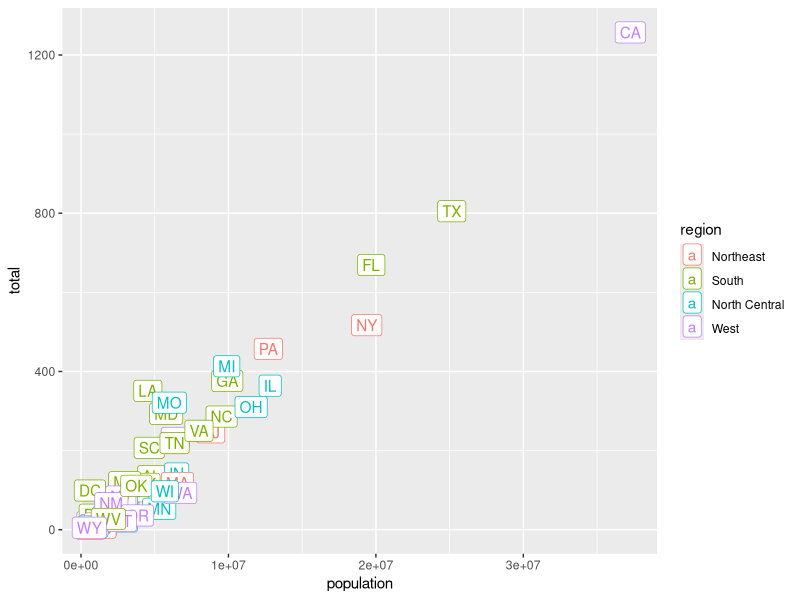
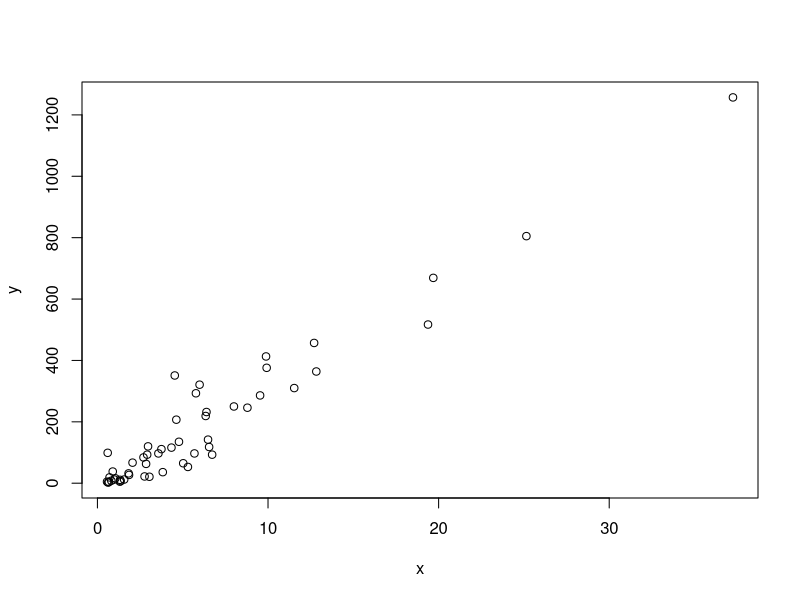
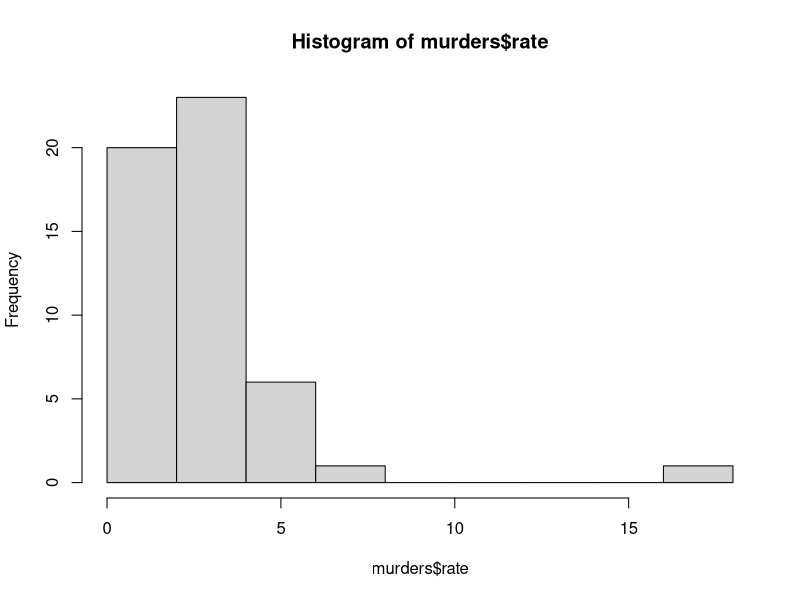
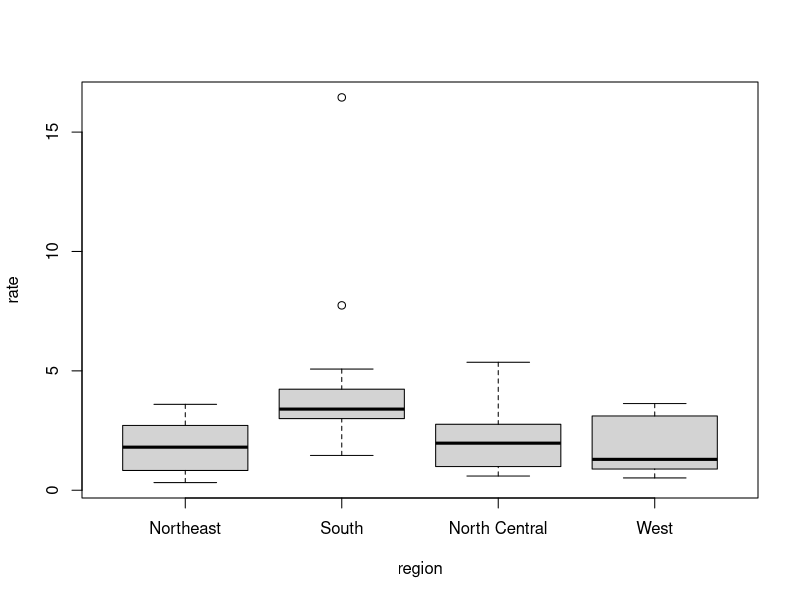
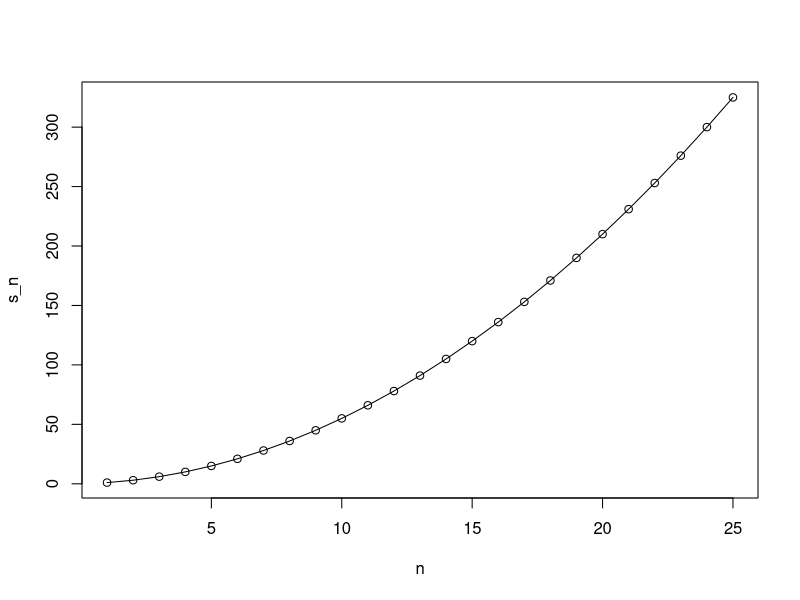
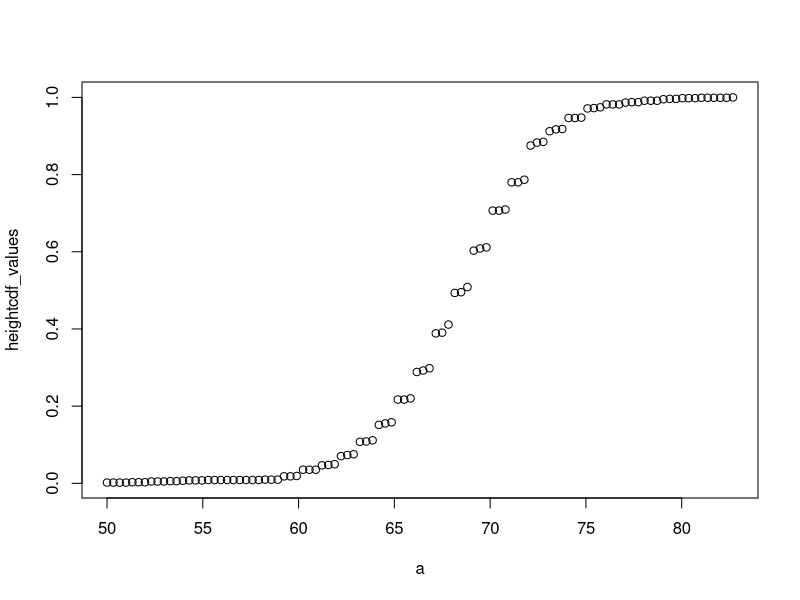
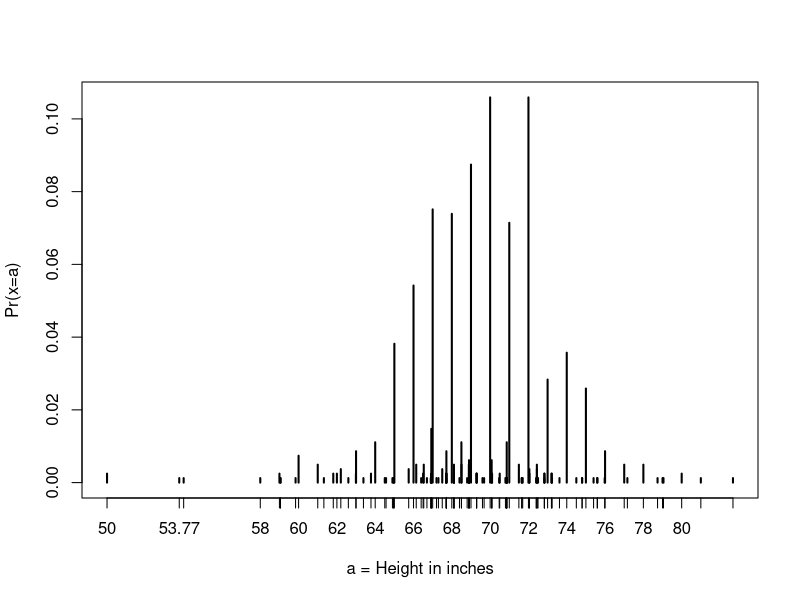
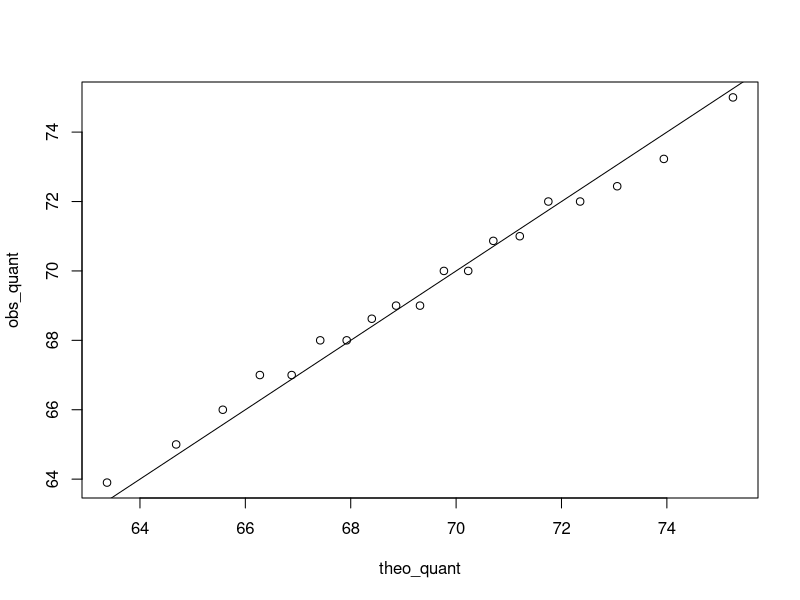

The R source for these figures, in order:
## ---- chunk 1
library(tidyverse)
library(dslabs)

data(murders)

murders %>%
  ggplot(aes(population, total, label = abb, color =region)) +
  geom_label()
## ---- chunk 2
a = 1
b = 1
c = -1

(-b + sqrt(b^2-4*a*c))/(2*a)
(-b - sqrt(b^2-4*a*c))/(2*a)
## ---- chunk 3
log(exp(1))
## ---- chunk 4
#help(log)
## ---- chunk 5
args(log)
## ---- chunk 6
class(murders)
str(murders)
head(murders)
pop = murders$population
length(pop)
## ---- chunk 7
class(murders$state)
## ---- chunk 8
z = 3 == 2
z
class(z)
## ---- chunk 9
levels(murders$region)
table(murders$region)
## ---- chunk 10
codes = c(380,124,818)
country = c("italy", "canada","egypt")
names(codes) = country
codes2 = c(italy = 380, canada = 124, egypt = 818)
codes
codes2
## ---- chunk 11
seq(1,10)
1:10
seq(1,100,10)
## ---- chunk 12
codes[2]
codes[c(1,3)]
codes["canada"]
codes[c("egypt","italy")]
## ---- chunk 13
x = c(1,"canada",3)
x
## ---- chunk 14
x = 1:5
x
y = as.character(x)
y
as.numeric(y)
## ---- chunk 15
x = c("1", "b", "2")
as.numeric(x)
## ---- chunk 16
sort(murders$total)
order(murders$total)
index = order(murders$total)
murders$abb[index]
## ---- chunk 17
max(murders$total)
which.max(murders$total)
i_max = which.max(murders$total)
murders$state[i_max]
## ---- chunk 18
x = c(31,4,15,92,65)
rank(x)
## ---- chunk 19
x = c(31,4,15,92,65)
sortx = sort(x)
orderx = order(x)
rankx = rank(x)
sorderank = matrix(c(x,sortx,orderx,rankx), ncol = 4)
colnames(sorderank) = c("original", "sort", "order", "rank")
rownames(sorderank) = c(" "," "," "," "," ")
sorderank
## ---- chunk 20
murders$state[which.max(murders$population)]
## ---- chunk 21
height = c(12,23,15,32,42,26,51,10)
height * 2.54
## ---- chunk 22
murder_rate = murders$total/murders$population*100000
murders$state[order(murder_rate, decreasing = T)]
## ---- chunk 23
index = murder_rate <= .71
index
murders$state[index]
sum(index)
## ---- chunk 24
west = murders$region == "West"
safe = murder_rate <= 1
index = safe & west
murders$state[index]
## ---- chunk 25
x = c(FALSE, TRUE, FALSE, TRUE, TRUE, FALSE)
which(x)
index = match(c("New York","Florida","Texas"), murders$state)
index
murders$state[index]
x = c("a","b","c","d","e")
y = c("a","d","f")
y %in% x
c("Boston", "Dakota", "Washington") %in% murders$state
## ---- chunk 26
library(dplyr)
## ---- chunk 27
murders = mutate(murders, rate = total/population*100000)
head(murders)
filter(murders, rate <= .71)
new_table = select(murders, state, region, rate)
filter(new_table, rate <= .71)
## ---- chunk 28
murders %>% select(state, region, rate) %>% filter(rate <= .71)
## ---- chunk 29
grades = data.frame(names = c("John", "Juan", "Jean","Yao"),exam_1 = c(95,80,90,85),exam_2 = c(90,85,85,90), stringsAsFactors = F)
grades
## ---- chunk 30
x = murders$population / 10^6
y = murders$total
plot(x,y)

hist(murders$rate)

boxplot(rate~region, data=murders)
## ---- chunk 31
ind = which.min(murder_rate)
if(murder_rate[ind] < .5) {
  print(murders$state[ind])
} else {
  print("No state has murder rate that low")
}

if(murder_rate[ind] < .25) {
  print(murders$state[ind])
} else {
  print("No state has murder rate that low")
}
## ---- chunk 32
a=0
ifelse(a > 0,1/a, NA)
a=5
ifelse(a > 0,1/a, NA)
a = c(0,1,2,-4,5)
ifelse(a > 0,1/a, NA)
## ---- chunk 33
data(na_example)
sum(is.na(na_example))
no_nas = ifelse(is.na(na_example),0,na_example)
## ---- chunk 34
z = c(T,T,F)
z2 = c(F,F,F)
z3 = c(T,T,T)
any(z)
all(z)
any(z2)
all(z2)
any(z3)
all(z3)
## ---- chunk 35
avg = function(x){
  s = sum(x)
  n = length(x)
  s/n
}
avg(c(1,2,3,4,5,6,7))

x = 1:100
identical(mean(x),avg(x))
## ---- chunk 36
avg2 = function(x, arithmetic = T){
  n = length(x)
  ifelse(arithmetic, sum(x)/n, prod(x)^(1/n))
}
avg2(1:10)
avg2(1:10, F)
## ---- chunk 37
compute_s_n = function(n){
  x = 1:n
  sum(x)
}
compute_s_n(3)
compute_s_n(100)
## ---- chunk 38
for(i in 1:5){
  print(i)
}
i
## ---- chunk 39
m = 25
#create an empty vector
s_n = vector(length=m)
for(n in 1:m){
  s_n[n]=compute_s_n(n)
}
n = 1:m
plot(n,s_n)
lines(n,(n*(n+1))/2)
## ---- chunk 40
library(dslabs)
data(heights)
head(heights)

prop.table(table(heights$sex))
## ---- chunk 41
a <- seq(min(heights$height), max(heights$height), length = 100)    
heightcdf_function <- function(x) {    
  mean(heights$height <= x)
}
heightcdf_values <- sapply(a, heightcdf_function)
plot(a, heightcdf_values)
heightcdf_function(72)
## ---- chunk 42
library(tidyverse)
library(dslabs)
data(heights)
index = heights$sex=="Male"
x = heights$height[index]

average = sum(x)/length(x)
sd = sqrt(sum((x-average)^2)/length(x))

average2 = mean(x)
sd2 = sd(x)

c(average = average2, sd = sd2)
## ---- chunk 43
z = scale(x)
head(z)
## ---- chunk 44
mean(abs(z) < 2)
## ---- chunk 45
x = heights %>% filter(sex == "Male") %>% pull(height)
1-pnorm(70.5,mean(x),sd(x))
## ---- chunk 46
plot(prop.table(table(x)), xlab = "a = Height in inches", ylab = "Pr(x=a)")

mean(x <= 68.5) - mean(x <= 67.5)
mean(x <= 69.5) - mean(x <= 68.5)
mean(x <= 70.5) - mean(x <= 69.5)

pnorm(68.5, mean(x), sd(x)) - pnorm(67.5, mean(x), sd(x))
pnorm(69.5, mean(x), sd(x)) - pnorm(68.5, mean(x), sd(x))
pnorm(70.5, mean(x), sd(x)) - pnorm(69.5, mean(x), sd(x))
## ---- chunk 47
mean(x <= 70.9) - mean(x <= 70.1)
pnorm(70.9, mean(x), sd(x)) - pnorm(70.1, mean(x), sd(x))
## ---- chunk 48
summary(heights$height)
p = seq(.01,.99,.01)
percentiles = quantile(heights$height, p)
percentiles[names(percentiles) == "25%"]
percentiles[names(percentiles) == "75%"]
quantile(heights$height, .12)
## ---- chunk 49
pnorm(-1.96)
qnorm(0.025)
qnorm(pnorm(1.34234252))
## ---- chunk 50
p = seq(.01,.99,.01)
theor_quant = qnorm(p,69,3)
## ---- chunk 51
index = heights$sex == "Male"
x = heights$height[index]
z = scale(x)
p = seq(.05,.95,.05)
obs_quant = quantile(x,p)
theo_quant = qnorm(p, mean(x),sd(x))
plot(theo_quant, obs_quant)
abline(0,1)
## ---- chunk 52
library(tidyverse)
library(dslabs)
data(murders)

p = ggplot(data=murders) # Method 1
p = murders %>% ggplot() # Method 2
class(p)
## ---- chunk 53
murders %>% ggplot() + geom_point(aes(x=population/10^6, total))
## ---- chunk 54
p = ggplot(data=murders)
p + geom_point(aes(population/10^6, total)) + geom_text(aes(population/10^6, total, label = abb))
## ---- chunk 55
#Changes Size Of Points
p + geom_point(aes(population/10^6, total), size = 3) +
  geom_text(aes(population/10^6, total, label = abb))

#Moves Text Labels to the Right
p + geom_point(aes(population/10^6, total), size = 3) +
  geom_text(aes(population/10^6, total, label = abb), nudge_x = 1)

#Simplify Code by Adding a Global Aesthetic
p <- murders %>% ggplot(aes(population/10^6, total, label = abb))
p + geom_point(size = 3) +
  geom_text(nudge_x = 1.5)

#Local Aesthetic Overrides Global Aesthetics
p + geom_point(size = 3) +
  geom_text(aes(x = 10, y = 800, label = "Hello there!"))
## ---- chunk 56

p <- murders %>% #Globally define p
  ggplot(aes(population/10^6, total, label = abb)) + #Add points with label
  geom_text(nudge_x = 0.075) + # Slightly move the labels
  scale_x_log10() + #Scale the x-axis
  scale_y_log10() + #Scale the y-axis
  xlab("Population in millions (log scale)") + #Add x-label
  ylab("Total number of murders (log scale)") + #Add y-label
  ggtitle("US Gun Murders in 2010") #Add plot title

r <- murders %>% #Define the murder rate
    summarize(rate = sum(total) / sum(population) * 10^6) %>%
    pull(rate)
p + 
    geom_abline(intercept = log10(r), lty = 2, color = "darkgrey") + #Adding dark gray, dashed line
    geom_point(aes(col = region), size = 3) + #Resize the points, color by region, and add legend
    scale_color_discrete(name = "Region") #Retitle the legend
## ---- chunk 57
library(ggrepel)
library(ggthemes)
## ---- chunk 58
install.packages("ggthemes")
install.packages("ggrepel")
library(ggrepel)
library(ggthemes)
p + theme_economist()
p + theme_fivethirtyeight()
## ---- chunk 59
murders %>%
    ggplot(aes(population/10^6, total, label = abb)) +
    geom_abline(intercept = log10(r), lty = 2, color = "darkgrey") +
    geom_point(aes(col = region), size = 3) +
    geom_text_repel() +
    scale_x_log10() +
    scale_y_log10() +
    xlab("Population in millions (log scale)") +
    ylab("Total number of murders (log scale)") +
    ggtitle("US Gun Murders in 2010") +
    scale_color_discrete(name = "Region") +
    theme_economist()
## ---- chunk 60
data(heights)
p = heights %>%
  filter(sex == "Male") %>%
  ggplot(aes(x=height))

p + geom_histogram(binwidth = 1, fill = "blue", col = "black") +
  xlab("Male heights in inches") +
  ggtitle("Histogram")
## ---- chunk 61
p = heights %>%
  filter(sex == "Male") %>%
  ggplot(aes(x=height))

p + geom_density(fill = "blue")

heights %>%
ggplot(aes(height, grou = sex, color = sex, fill = sex)) +
geom_density(alpha = .2)
## ---- chunk 62
#Basic qq plot
p = heights %>% filter(sex == "Male") %>%
  ggplot(aes(sample = height))
p + geom_qq()

#qq plot with normal dist
params = heights %>%
  filter(sex == "Male") %>%
  summarize(mean = mean(height), sd = sd(height))
p + geom_qq(dparams = params) + geom_abline()

#qq plots of scaled data against the standard normal
heights %>%
  ggplot(aes(sample = scale(height))) +
  geom_qq() +
  geom_abline()
## ---- chunk 63
library(gridExtra)
p = heights %>% filter(sex == "Male") %>% ggplot(aes(x=height))
p1 = p +geom_histogram(binwidth = 1, fill = "blue", col = "black")
p2 = p +geom_histogram(binwidth = 2, fill = "blue", col = "black")
p3 = p +geom_histogram(binwidth = 3, fill = "blue", col = "black")

grid.arrange(p1,p2,p3, ncol = 3)
## ---- chunk 64
data(heights)

s = heights %>%
  filter(sex == "Male") %>%
  summarize(average = mean(height), standard_deviation = sd(height))
s$average
s$standard_deviation

heights %>%
  filter(sex == "Male")%>%
  summarize(median = median(height),
            minimum = min(height),
            maximum = max(height))
## ---- chunk 65
data(murders)

#This is incorrect mean murders because it doesn't weight by population
murders = murders %>% mutate(murder_rate = total/population*100000)
summarize(murders, mean(murder_rate))

#Calculate rate using a data frame
us_murder_rate = murders %>%
  summarize(rate = sum(total)/sum(population)*100000)
us_murder_rate

#Using dot placeholder to access rate
us_murder_rate %>% .$rate

#extract rate with one pipe
us_murder_rate = murders %>%
  summarize(rate = sum(total)/sum(population) * 100000) %>%
  .$rate
## ---- chunk 66
data(heights)
data(murders)

#Group heights by male and female
heights %>%
  group_by(sex) %>%
  summarize(average = mean(height), standard_deviation = sd(height))

#Group median murders by region
murders = murders %>%
  mutate(murder_rate = total/population*100000)
murders %>%
  group_by(region) %>%
  summarize(mediate_rate = median(murder_rate))
## ---- chunk 67
murders = murders %>%
  mutate(murder_rate = total/population *100000)

#Arrange by population column
murders %>% arrange(population) %>% head()

#Arrange by murder rate
murders %>% arrange(murder_rate) %>% head()

#Arrange by murder rate in descending order
murders %>% arrange(desc(murder_rate)) %>% head()

#Arrange by region alphabetically, then by murder rate within each region
murders %>% arrange(region, murder_rate) %>% head()

#Show the top 10 states with the highest murder rate, not ordered by rate
murders %>% top_n(10, murder_rate)

#Show the top 10 states with the highest murder rate, ordered by rate
murders %>% arrange(desc(murder_rate)) %>% top_n(10)
## ---- chunk 68
install.packages("tidyverse")
library(dslabs)
library(tidyverse)
data(gapminder)
head(gapminder)

gapminder %>%
  filter(year == 2015 & country %in% c("Sri Lanka", "Turkey")) %>%
  select(country, infant_mortality)
## ---- chunk 69
ds_theme_set()
filter(gapminder, year == 1962) %>%
  ggplot(aes(fertility, life_expectancy, color = continent)) +
  geom_point()
## ---- chunk 70
#facet by continent and year
filter(gapminder, year %in% c(1962, 2012)) %>%
  ggplot(aes(fertility, life_expectancy, col = continent)) +
  geom_point() +
  facet_grid(continent ~ year)

#facet by year
filter(gapminder, year %in% c(1962, 2012)) %>%
  ggplot(aes(fertility, life_expectancy, col = continent)) +
  geom_point() +
  facet_grid(. ~ year)

#facet by year, plots wrapped in multiple rows
years = c(1962, 1970, 1980, 1990, 2000, 2012)
continents = c("Europe", "Asia")
gapminder %>%
  filter(year %in% years & continent %in% continents) %>%
  ggplot(aes(fertility, life_expectancy, col = continent)) +
  geom_point() +
  facet_wrap(~year)
## ---- chunk 71
gapminder %>%
  filter(country == "United States") %>%
  ggplot(aes(year, fertility)) +
  geom_point()

gapminder %>%
  filter(country == "United States") %>%
  ggplot(aes(year, fertility)) +
  geom_line()
## ---- chunk 72
countries = c("South Korea","Germany")
gapminder %>% filter(country %in% countries) %>%
  ggplot(aes(year,fertility, group = country, col = country)) +
  geom_line()
## ---- chunk 73
labels = data.frame(country = countries, x = c(1975,1965), y = c(60,72))
gapminder %>% filter(country %in% countries) %>%
  ggplot(aes(year, life_expectancy, col = country)) +
  geom_line() +
  geom_text(data=labels, aes(x,y, label = country), size = 5) +
  theme(legend.position = "none")
## ---- chunk 74
gapminder = gapminder %>%
  mutate(dollars_per_day = gdp/population/365)

#histogram of dollars per day
past_year = 1970
gapminder %>%
  filter(year == past_year & !is.na(gdp)) %>%
  ggplot(aes(dollars_per_day)) +
  geom_histogram(binwidth = 1, color = "black")

#repeat with log2 scaled data
gapminder %>%
  filter(year == past_year & !is.na(gdp)) %>%
  ggplot(aes(log2(dollars_per_day))) +
  geom_histogram(binwidth = 1, color = "black")

#repeat with log2 scaled x-axis
gapminder %>%
  filter(year == past_year & !is.na(gdp)) %>%
  ggplot(aes(dollars_per_day)) +
  geom_histogram(binwidth = 1, color = "black") +
  scale_x_continuous(trans = "log2")
## ---- chunk 75
gapminder = gapminder %>%
  mutate(dollars_per_day = gdp/population/365)

#number of regions
length(levels(gapminder$region))

#create boxplot and rotate x-axis text
past_year = 1970
p = gapminder %>%
  filter(year == past_year & !is.na(gdp)) %>%
  ggplot(aes(region, dollars_per_day))
p + geom_boxplot() +
  theme(axis.text.x = element_text(angle = 90, hjust =1))
## ---- chunk 76
fac = factor(c("Asia", "Asia", "West", "West", "West"))
levels(fac)

value = c(10, 11, 12, 6, 4)
fac = reorder(fac, value, FUN = mean)
levels(fac)
## ---- chunk 77
p = gapminder %>%
  filter(year == past_year & !is.na(gdp)) %>%
  mutate(region = reorder(region, dollars_per_day, FUN = median)) %>%
  ggplot(aes(region, dollars_per_day, fill = continent)) +
  geom_boxplot() +
  theme(axis.text.x = element_text(angle = 90, hjust = 1)) +
  xlab("")
p

#log2 scale y-axis and add points
p + scale_y_continuous(trans = "log2") + geom_point(show.legend = F)
## ---- chunk 78
gapminder = gapminder %>%
  mutate(dollars_per_day = gdp/population/365)
past_year = 1970

west = c("Western Europe", "Northern Europe", "Southern Europe", "Northern America", "Australia and New Zealand")

#facet by west vs. developing
gapminder %>%
  filter(year == past_year, !is.na(gdp)) %>%
  mutate(group = ifelse(region %in% west, "West", "Developing")) %>%
  ggplot(aes(dollars_per_day)) +
  geom_histogram(binwidth = 1, color = "black") +
  scale_x_continuous(trans = "log2") +
  facet_grid(.~group)

#facet by west/developing and year
present_year = 2010
gapminder %>%
  filter(year %in% c(past_year, present_year) & !is.na(gdp)) %>%
  mutate(group = ifelse(region %in% west, "West", "Developing")) %>%
  ggplot(aes(dollars_per_day)) +
  geom_histogram(binwidth = 1, color = "black") +
  scale_x_continuous(trans = "log2") +
  facet_grid(year ~ group)
## ---- chunk 79
#Get countries that have data in both 1970 and 2010
country_list_1 = gapminder %>%
  filter(year == past_year & !is.na(dollars_per_day)) %>% .$country
country_list_2 = gapminder %>%
  filter(year == present_year & !is.na(dollars_per_day)) %>% .$country
country_list = intersect(country_list_1, country_list_2)

#Remake histogram with these countries
gapminder %>%
    filter(year %in% c(past_year, present_year) & country %in% country_list) %>%    # keep only selected countries
    mutate(group = ifelse(region %in% west, "West", "Developing")) %>%
    ggplot(aes(dollars_per_day)) +
    geom_histogram(binwidth = 1, color = "black") +
    scale_x_continuous(trans = "log2") +
    facet_grid(year ~ group)
## ---- chunk 80
p = gapminder %>%
  filter(year %in% c(past_year, present_year) & country %in% country_list) %>%
  mutate(region = reorder(region, dollars_per_day, FUN = median)) %>%
  ggplot() + 
  theme(axis.text.x = element_text(angle = 90, hjust = 1)) +
  xlab("") + scale_y_continuous(trans = "log2")

p +geom_boxplot(aes(region, dollars_per_day, fill = continent)) +
  facet_grid(year ~.)

#Arrange boxplots next to each other by year
p + geom_boxplot(aes(region, dollars_per_day, fill = factor(year)))
## ---- chunk 81
#First get the number of countries in each of the regions (West and Developing)
gapminder %>%
  filter(year == past_year & country %in% country_list) %>%
  mutate(group = ifelse(region %in% west, "West", "Developing")) %>% group_by(group) %>%
  summarize(n = n()) %>% knitr::kable()

#Create the smooth density plot - Variable counts on the y axis
p = gapminder %>%
  filter(year %in% c(past_year, present_year) & country %in% country_list) %>%
  mutate(group = ifelse(region %in% west, "West", "Developing")) %>%
  ggplot(aes(dollars_per_day, y = ..count.., fill=group)) +
  scale_x_continuous(trans = "log2")
p + geom_density(alpha = .2) + facet_grid(year ~.)
## ---- chunk 82
#Add group as a factor and group the regions
gapminder = gapminder %>%
  mutate(group = case_when(
    .$region %in% west ~ "West",
    .$region %in% c("Eastern Asia", "South-Eastern Asia") ~ "East Asia",
    .$region %in% c("Caribbean", "Central America", "South America") ~ "Latin America",
    .$continent == "Africa" & .$region != "Northern Africa" ~ "Sub-Saharan Africa",
    TRUE ~ "Others"))

#reorder region factor levels
gapminder = gapminder %>%
  mutate(group = factor(group, levels = c("Others", "Latin America", "East Asia", "Sub-Saharan Africa", "West")))

#Stacked density plot
p = gapminder %>%
  filter(year %in% c(past_year, present_year) & country %in% country_list) %>%
  ggplot(aes(dollars_per_day, fill = group)) +
  scale_x_continuous(trans = "log2")
p + geom_density(alpha = .2, bw = .75, position = "stack") +
  facet_grid(year ~ .)

#Weighted Stacked density plot
gapminder %>%
  filter(year %in% c(past_year, present_year) & country %in% country_list) %>%
  group_by(year) %>%
  mutate(weight = population/sum(population*2)) %>%
  ungroup() %>%
  ggplot(aes(dollars_per_day, fill = group, weight = weight)) +
  scale_x_continuous(trans = "log2") +
  geom_density(alpha = .2, bw = .75, position = "stack") +
  facet_grid(year ~.)
